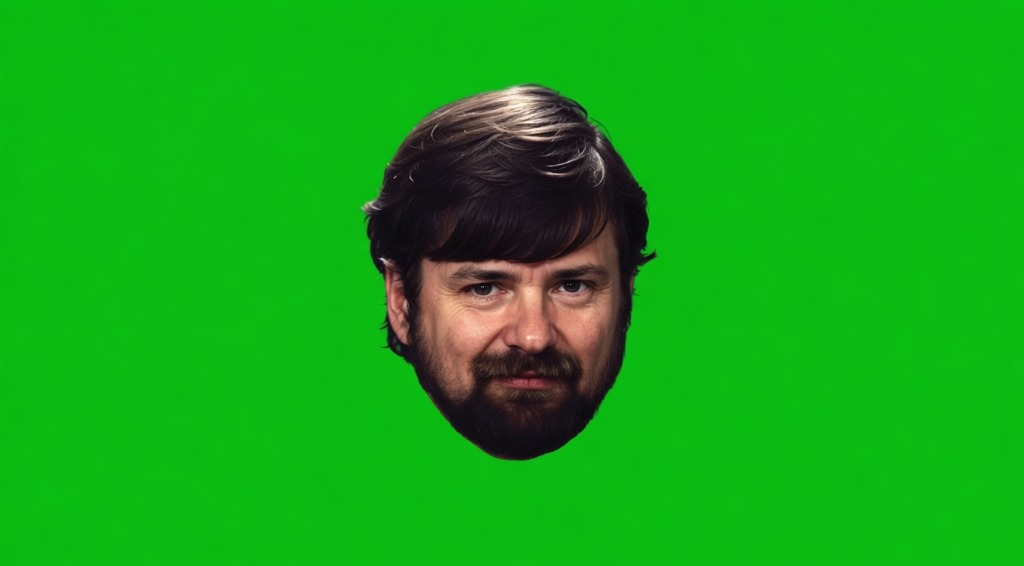
#> input picture source/mm_tools/john_bird_assets/uploaded_head_greenscreen.jpg, 1024 x 566 px, given in place of bigears.png, which was not available
$ python build_sky_vehicles.py john_bird_assets/uploaded_head_greenscreen.jpg
#> lines starting #> are read from the running program, lines starting #| are printed output that depends on the picture
r"""Builds 4 Distinct, Fully Animated Quake Sky-Vehicle Models Combining All 4 Source Videos:
  1. Chrome Shaft + Cross-Axle + Twin White-Dish Pneumatic Tires ('Mega Man' contraption)
  2. White High-Roof Ram ProMaster Walk-In Cargo Van with Swung-Open Rear Barn Doors
  3. 3D Reconstructed Hot-Pink Buoyant Twin-Sphere Lady with Raised V-Arms & Tie-Ribbons
  4. 3D Reconstructed Giant-Eared Screaming Head with Articulated Ornithopter Ear-Wings

Produces 4 Quake/DarkPlaces-ready 56-frame MD3 models in progs/:
  - progs/skyveh_v1.md3 : "THE EAR-NITHOPTER SKY-GALLEON" (Dirigible Figurehead Blimp-Gunship)
  - progs/skyveh_v2.md3 : "THE VALKYRIE V-22 TILT-ROTOR"  (Twin-Nacelle Osprey Assault Dropship)
  - progs/skyveh_v3.md3 : "THE PODRACER SKY-CHARIOT"      (Screaming Tractor-Pod & Autogyro Rotor Rig)
  - progs/skyveh_v4.md3 : "THE BIOMECH MECHA-WYVERN"      (Beetle-Elytra Wing-Shell Sky-Dragon)

Each MD3 contains 56 frames across 4 seamless animations (working for BOTH 'flying' and 'lying'):
  - Frames  0..15 (16f @ 12 fps) : fly_cruise  — Sky-cruising flight, ornithopter ear-flapping, spinning rotors
  - Frames 16..31 (16f @ 18 fps) : fly_boost   — High-speed sky sprint / nose-down dive, rapid flap, max afterburners
  - Frames 32..43 (12f @ 10 fps) : fly_hover   — Buoyant sky hover, vertical VTOL downdraft, ear sculling
  - Frames 44..55 (12f @  8 fps) : lie_rest    — Lying / landed on ground (z=0), folded ear-wings, open boarding doors

Also exports:
  - progs/skyveh_v1..v4.md3_0.skin
  - progs/skyveh_bigears.png, progs/skyveh_pinklady.png, progs/skyveh_fx.png
  - scripts/skyveh.shader
  - progs/skyveh_frames.txt
  - source/mm_tools/out/skyveh/all_4_vehicles_check.png (multi-angle verification render of the written MD3s)
"""
import json
import math
import os
import sys

import numpy as np
from PIL import Image, ImageDraw, ImageEnhance, ImageFilter

HERE = os.path.dirname(os.path.abspath(__file__))
MOD = os.path.abspath(os.path.join(HERE, "..", ".."))
PROGS = os.path.join(MOD, "progs")
SCRIPTS = os.path.join(MOD, "scripts")
OUT_DIR = os.path.join(HERE, "out", "skyveh")

if HERE not in sys.path:
    sys.path.insert(0, HERE)

import md3lib
import mmw_geometry as mmg

# Animation table shared by all 4 sky vehicles (56 frames total)
ANIM_CLIPS = [
    ("fly_cruise", 0,  16, 12.0, "Sky Cruise (Flapping & Rotor Flight)"),
    ("fly_boost",  16, 16, 18.0, "Sky Boost / Dive Sprint (Afterburners)"),
    ("fly_hover",  32, 12, 10.0, "Sky Hover / VTOL Loiter"),
    ("lie_rest",   44, 12,  8.0, "Lying / Landed at Rest (Boarding Open)"),
]
TOTAL_FRAMES = 56


# --------------------------------------------------------------------------- Fast Vectorized 3D Transform Helpers
# [18 lines left out: functions rot_x_mat, rot_y_mat, rot_z_mat, not called in this run]


def euler_mat(roll_deg=0.0, pitch_deg=0.0, yaw_deg=0.0):
    return rot_z_mat(yaw_deg) @ rot_y_mat(pitch_deg) @ rot_x_mat(roll_deg)


# [14 lines left out: function xform_vn, not called in this run]


def smoothstep01(x):
    t = np.clip(x, 0.0, 1.0)
    return t * t * (3.0 - 2.0 * t)


# --------------------------------------------------------------------------- Procedural Texture Generator for FX & Calibrated Skins
def build_skyveh_textures():
    os.makedirs(OUT_DIR, exist_ok=True)
    os.makedirs(PROGS, exist_ok=True)

    # 1. Calibrate Big-Ears texture for DarkPlaces HDR while preserving full sRGB copy for HTML viewer
    be_src = Image.open(os.path.join(PROGS, "bigears.png")).convert("RGB")
#> be_src is the input picture: PIL image 1024x566 RGB; mean R, G, B 19.7, 168.4, 22.9
    be_src.save(os.path.join(OUT_DIR, "bigears_srgb.png"), "PNG")
    be_dp = ImageEnhance.Contrast(be_src).enhance(1.10)
    be_dp = ImageEnhance.Brightness(be_dp).enhance(0.60)
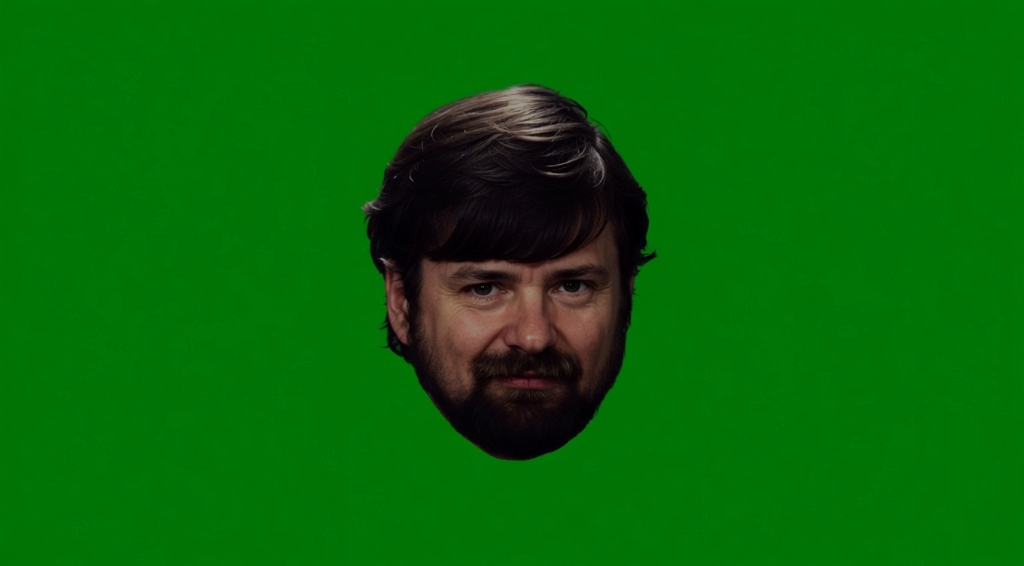
#> be_dp: PIL image 1024x566 RGB; mean R, G, B 6, 104, 8.2
    be_dp.save(os.path.join(PROGS, "skyveh_bigears.png"), "PNG", optimize=True)

    # 2. Build 256x256 Additive Ion / Afterburner / Pink-Plasma FX Texture
    S = 256
    fx = np.zeros((S, S, 3), dtype=np.float32)
    yy, xx = np.meshgrid(np.linspace(0.0, 1.0, S // 2), np.linspace(0.0, 1.0, S // 2), indexing="ij")

    # Top-left Q1 (u: 0..0.5, v: 0..0.5): Electric Cyan-Blue Ion Thruster Plume (v=0 nozzle core -> v=1 tail fade)
    core_c = np.exp(-((yy * 1.45) ** 1.6)) * (0.65 + 0.35 * np.sin(xx * math.pi * 6.0) ** 2)
    hot_c = np.exp(-((yy * 2.8) ** 2))
    q1 = np.stack([
        0.35 * core_c + 0.65 * hot_c,
        0.78 * core_c + 0.22 * hot_c,
        1.00 * np.clip(core_c * 1.25, 0.0, 1.0),
    ], axis=-1) * np.clip(1.0 - yy, 0.0, 1.0)[..., None] ** 0.75
    fx[:S // 2, :S // 2] = q1

    # Top-right Q2 (u: 0.5..1.0, v: 0..0.5): Hot-Pink / Magenta Anti-Grav Plasma Plume & Ring
    core_m = np.exp(-((yy * 1.35) ** 1.5)) * (0.70 + 0.30 * np.cos(xx * math.pi * 4.0) ** 2)
    hot_m = np.exp(-((yy * 2.6) ** 2))
    q2 = np.stack([
        1.00 * np.clip(core_m * 1.2, 0.0, 1.0),
        0.22 * core_m + 0.72 * hot_m,
        0.76 * core_m + 0.24 * hot_m,
    ], axis=-1) * np.clip(1.0 - yy, 0.0, 1.0)[..., None] ** 0.75
    fx[:S // 2, S // 2:] = q2

    # Bottom-left Q3 (u: 0..0.5, v: 0.5..1.0): Superheated Amber-Orange Turbo Afterburner Plume
    core_a = np.exp(-((yy * 1.30) ** 1.5))
    hot_a = np.exp(-((yy * 2.5) ** 2))
    q3 = np.stack([
        1.00 * np.clip(core_a * 1.3, 0.0, 1.0),
        0.55 * core_a + 0.42 * hot_a,
        0.12 * core_a + 0.68 * hot_a,
    ], axis=-1) * np.clip(1.0 - yy, 0.0, 1.0)[..., None] ** 0.70
    fx[S // 2:, :S // 2] = q3

    # Bottom-right Q4 (u: 0.5..1.0, v: 0.5..1.0): Radial Rotor Vortex Ring / Energy Disc
    dx, dy = (xx - 0.5) * 2.0, (yy - 0.5) * 2.0
    rr = np.sqrt(dx * dx + dy * dy)
    ring = np.exp(-(((rr - 0.72) / 0.16) ** 2)) + 0.45 * np.exp(-((rr / 0.32) ** 2))
    q4 = np.stack([0.35 * ring, 0.85 * ring, 1.0 * ring], axis=-1) * (rr <= 1.0)[..., None]
    fx[S // 2:, S // 2:] = q4

    fx_u8 = np.clip(np.rint(fx * 255.0), 0, 255).astype(np.uint8)
    im_fx = Image.fromarray(fx_u8, "RGB")
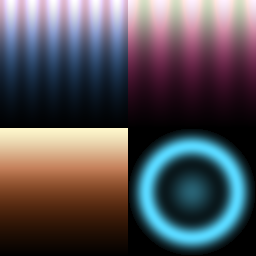
#> im_fx: PIL image 256x256 RGB; mean R, G, B 83.8, 79.5, 84.8
    im_fx.save(os.path.join(OUT_DIR, "skyveh_fx_srgb.png"), "PNG")
    ImageEnhance.Brightness(im_fx).enhance(0.68).save(os.path.join(PROGS, "skyveh_fx.png"), "PNG", optimize=True)
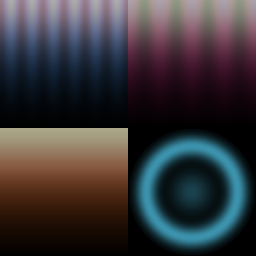
#> saved as skyveh_fx.png: PIL image 256x256 RGB; mean R, G, B 56.5, 53.6, 57.2


# --------------------------------------------------------------------------- Biological Deformers for Big-Ears & Pink-Lady
# [131 lines left out: functions deform_bigears, deform_pinklady, not called in this run]


# --------------------------------------------------------------------------- Mesh Accumulator Helper
class SurfBuilder:
    # [108 lines left out: functions __init__, add_mesh_part, add_arrays, finalize_static, make_thruster_bell_part, make_plume_cone_arrays and 1 more, not called in this run]


# --------------------------------------------------------------------------- Load Shared Base Source Assets
def load_source_assets():
    # 1. ProMaster Van parts
#> (the run stopped early here; a loop or call above may not have finished)
